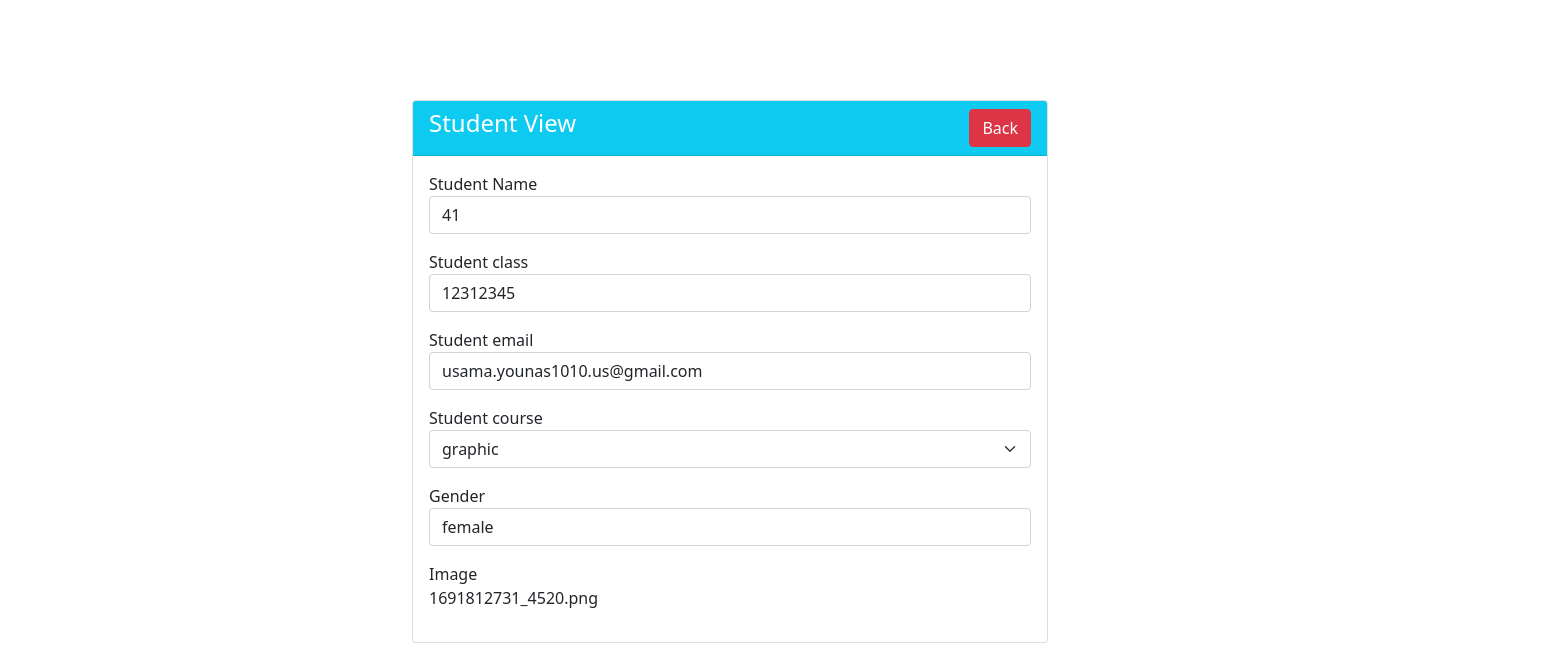
Page /view.php?id=41 on the committed database.
### tables this page shows
CREATE TABLE `students` (
  `id` int(100) NOT NULL,
  `name` varchar(100) NOT NULL,
  `class` varchar(100) NOT NULL,
  `email` varchar(100) NOT NULL,
  `course` varchar(100) NOT NULL,
  `gender` varchar(191) NOT NULL,
  `image` varchar(100) NOT NULL
);

### view.php (the view, shortened to what this page needs)
<?php
require 'dbcode.php';
?>
<!doctype html>
<html lang="en">
  <head>
    <link href="https://cdn.jsdelivr.net/npm/bootstrap@5.0.2/dist/css/bootstrap.min.css" rel="stylesheet">
  </head>
  <body>
  <div class="container" style="margin-left:400px; margin-top:100px">
        <div class="row">
            <div class="col-sm-6">
                <div class="card">
                    <div class="card-header bg-info">
                        <h4 class="text-white">Student View  <a href="index.php" class="btn btn-danger float-end">Back</a></h4>
                    </div>
                    <div class="card-body">
                        <?php
                        if(isset($_GET['id']))
                        {
                            $student_id= mysqli_real_escape_string($con, $_GET['id']);
                             $query= "SELECT * FROM students WHERE id='$student_id'";
                             $query_run= mysqli_query($con, $query);
                             if(mysqli_num_rows($query_run)>0){
                               $student= mysqli_fetch_array($query_run);
                               ?>
                        <div class="mb-3">
                        <label> Student Name</label>
                        <p class="form-control">
                        <?php echo $student_id ;?>
                        </p>
                        </div>
                        <div class="mb-3">
                        <label> Student class</label>
                        <p class="form-control">
                        <?php echo $student['class'] ;?>
                        </p>
                        </div>
                        <div class="mb-3">
                        <label> Student email</label>
                        <p class="form-control">
                        <?php echo $student['email'] ;?>
                        </p>
                        </div>
                        <div class="mb-3">
                        <label> Student course</label>
                        <p class="form-select">
                        <?php echo $student['course'] ;?>
                         </p>
                        </div>
                        <div class="mb-3">
                        <label>Gender</label>
                        <p class="form-control">
                        <?php echo $student['gender'] ;?>
                         </p>
                        </div>
                        <div class="mb-3">
                        <label>Image</label>
                        <p>
                        <?php echo $student['image'] ;?>
                         </p>
                        </div>
                        <?php
                             }
                             else
                             {
                                echo "<h4> No such Id found</h4>";
                             }
                        }
                        ?>
                    </div>
                </div>
            </div>
        </div>
    </div>
</body>
</html>

### rows in the picture
students: class "12312345", email "usama.younas1010.us@gmail.com", course "graphic", gender "female", image "1691812731_4520.png"

### other values in the picture
$student_id "41"
